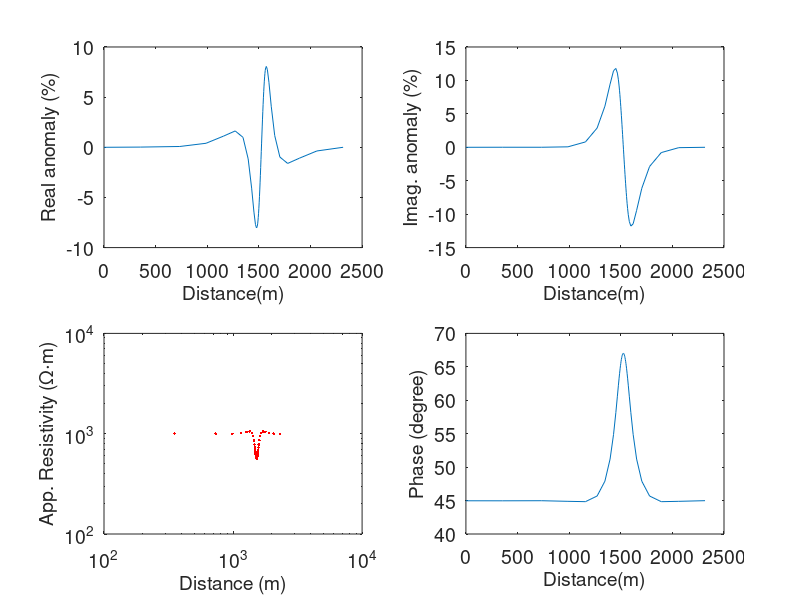

The MATLAB script that drew this image:
% Author: Anand Singh, Graduate Student, IIT Kharagpur 
% Email: anandkpuc.iitkgp@gmail.com
% ESSC Workshop "Matlab for Geoscience" 2015 
clear all
close all
clc
load('VLFR_data.dat')
a=VLFR_data(:,1);
b=VLFR_data(:,2);
c=VLFR_data(:,3);
d=VLFR_data(:,4);
e=VLFR_data(:,5);

figure
subplot(221)
plot(a,b);
set(gca,'fontsize',14);
xlabel('Distance(m)','fontsize',14);
ylabel('Real anomaly (%)','fontsize',14);

subplot(222)
plot(a,c);
set(gca,'fontsize',14);
xlabel('Distance(m)','fontsize',14);
ylabel('Imag. anomaly (%)','fontsize',14);

subplot(223)
loglog(a,d,'r.');
set(gca,'fontsize',14);
xlabel('Distance (m)','fontsize',14);
ylabel('App. Resistivity (\Omega\cdotm)','fontsize',14);

subplot(224)
plot(a,e);
set(gca,'fontsize',14);
xlabel('Distance(m)','fontsize',14);
ylabel('Phase (degree)','fontsize',14);

